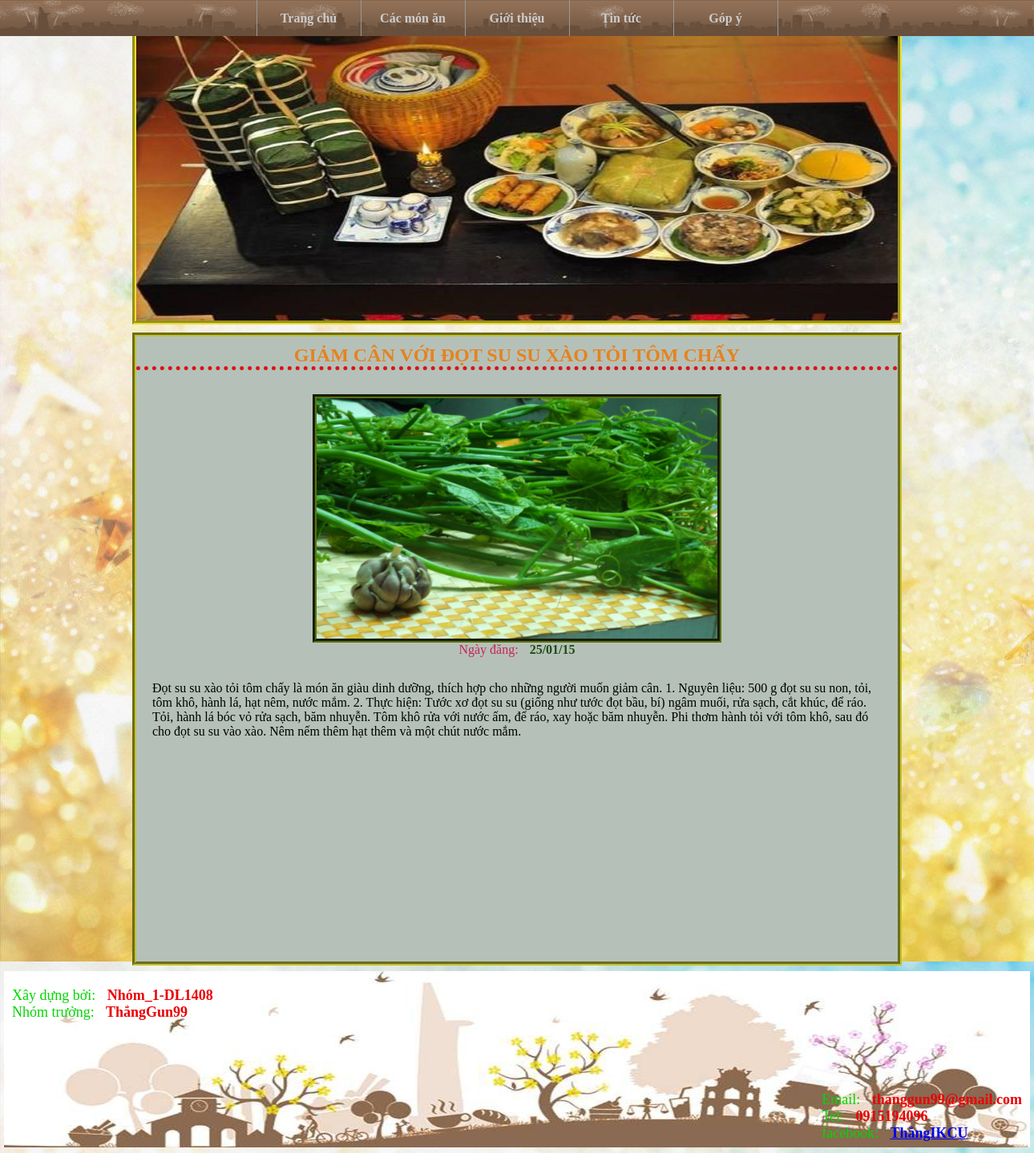
Screenshot of /?index=chitiettin&id=6 with the database file from the repository.
### tables this page shows
CREATE TABLE IF NOT EXISTS `tin_tuc` (
`id` int(11) NOT NULL,
  `tieu_de` mediumtext NOT NULL,
  `thong_tin` mediumtext NOT NULL,
  `img` mediumtext NOT NULL,
  `khai_quat` mediumtext NOT NULL,
  `ngay_dang` varchar(55) NOT NULL
);

### index/chitiettin.php (the view, shortened to what this page needs)
    <?php
		$id=$_GET['id'];
        $sql = 'select * from tin_tuc where id='.$id;
        $result = mysql_query($sql);
        $row = mysql_fetch_array($result);
    ?>
<div id="ten">
	<?php echo $row['tieu_de']; ?>
</div>
<img style="display:block;width:500px;height:300px;margin:30px auto 0 auto;float:none" src="images/<?php echo $row['img']; ?>"/>
<div id="dd">Ngày đăng: <span><?php echo $row['ngay_dang']; ?></span></div>
<div id="chitietmon">
	 <?php echo $row['thong_tin']; ?>
</div>

### css/css.css (style rules this page uses)
* { margin:0; padding:0; }
body { font-family:Georgia, "Times New Roman", Times, serif; background-image:url(../images/background-images-6172-6519-hd-wallpapers.jpg); min-height:1000px; }
img { float:left; border:5px groove #5B7213; margin:0 10px 0 7px; }
span { margin-left:10px; width: }
span { color:#EB0004; font-weight:bold; }
#ten { text-transform:uppercase; text-align:center; color:#E7821E; font-size:24px; font-weight:bold; margin-top:10px; border-bottom:5px dotted #D41619; }
#dd { text-align:center; color:#C7235B; }
#dd span { color:#1F4B14; }
#chitietmon { margin:30px auto; width:910px; }

### rows the page displays
tin_tuc: tieu_de "GIẢM CÂN VỚI ĐỌT SU SU XÀO TỎI TÔM CHẤY", img (picture), ngay_dang "25/01/15", thong_tin "Đọt su su xào tỏi tôm chấy là món ăn giàu dinh dưỡng, thích hợp cho những người muốn giảm cân. 1. Nguyên liệu: 500 g đọt su su non, tỏi, tôm khô, hành lá, hạt nêm, nước mắm. 2. Thực hiện: Tước xơ đọt su su (giống như tước đọt bầu, bí) ngâm muối, rửa sạch, cắt khúc, để ráo. Tỏi, hành lá bóc vỏ rửa sạch, băm nhuyễn. Tôm khô rửa với nước ấm, để ráo, xay hoặc băm nhuyễn. Phi thơm hành tỏi với tôm khô, sau đó cho đọt su su vào xào. Nêm nếm thêm hạt thêm và một chút nước mắm."
